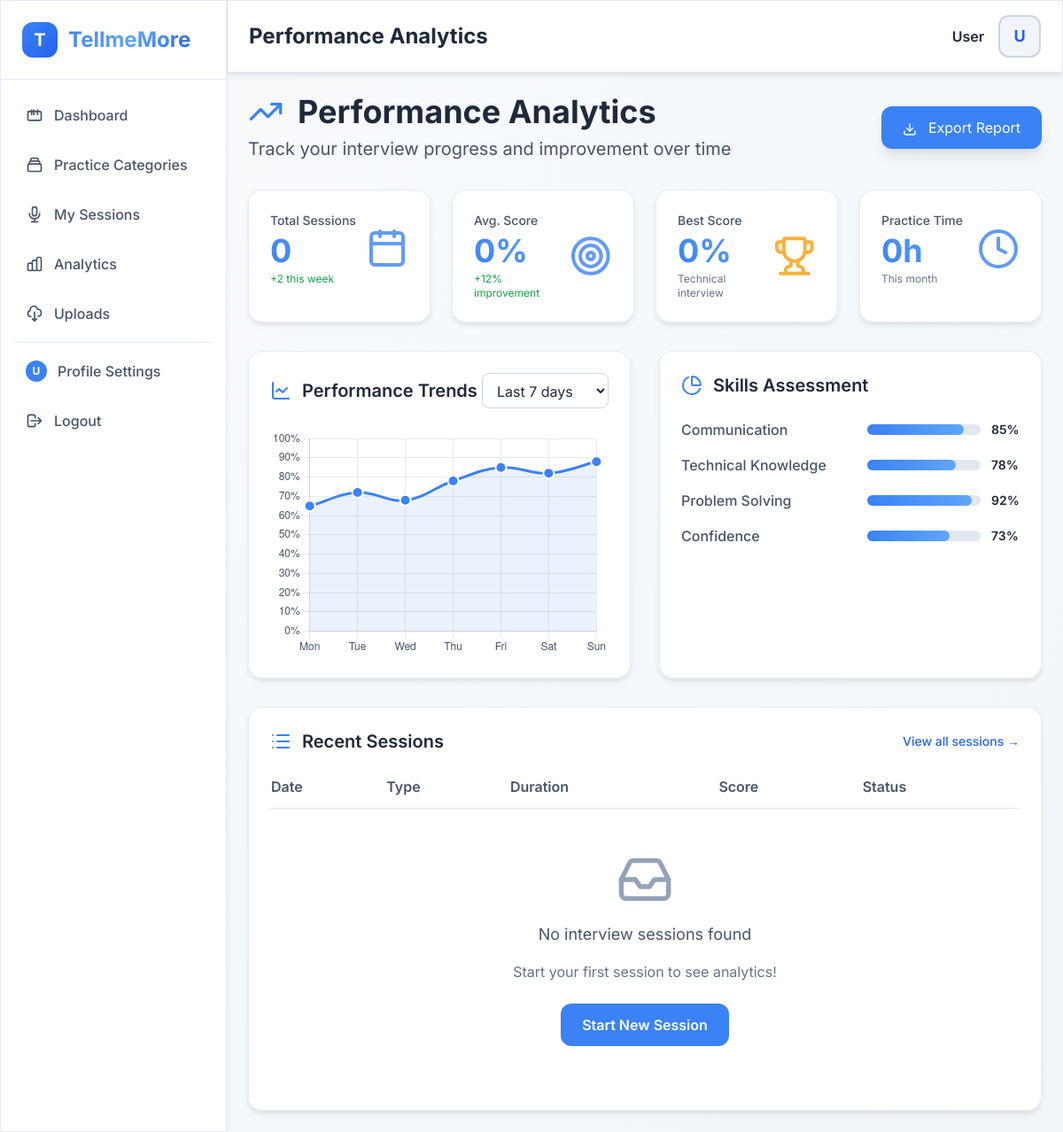
The app's page /dashboard/analytics/ (signed in), older data.
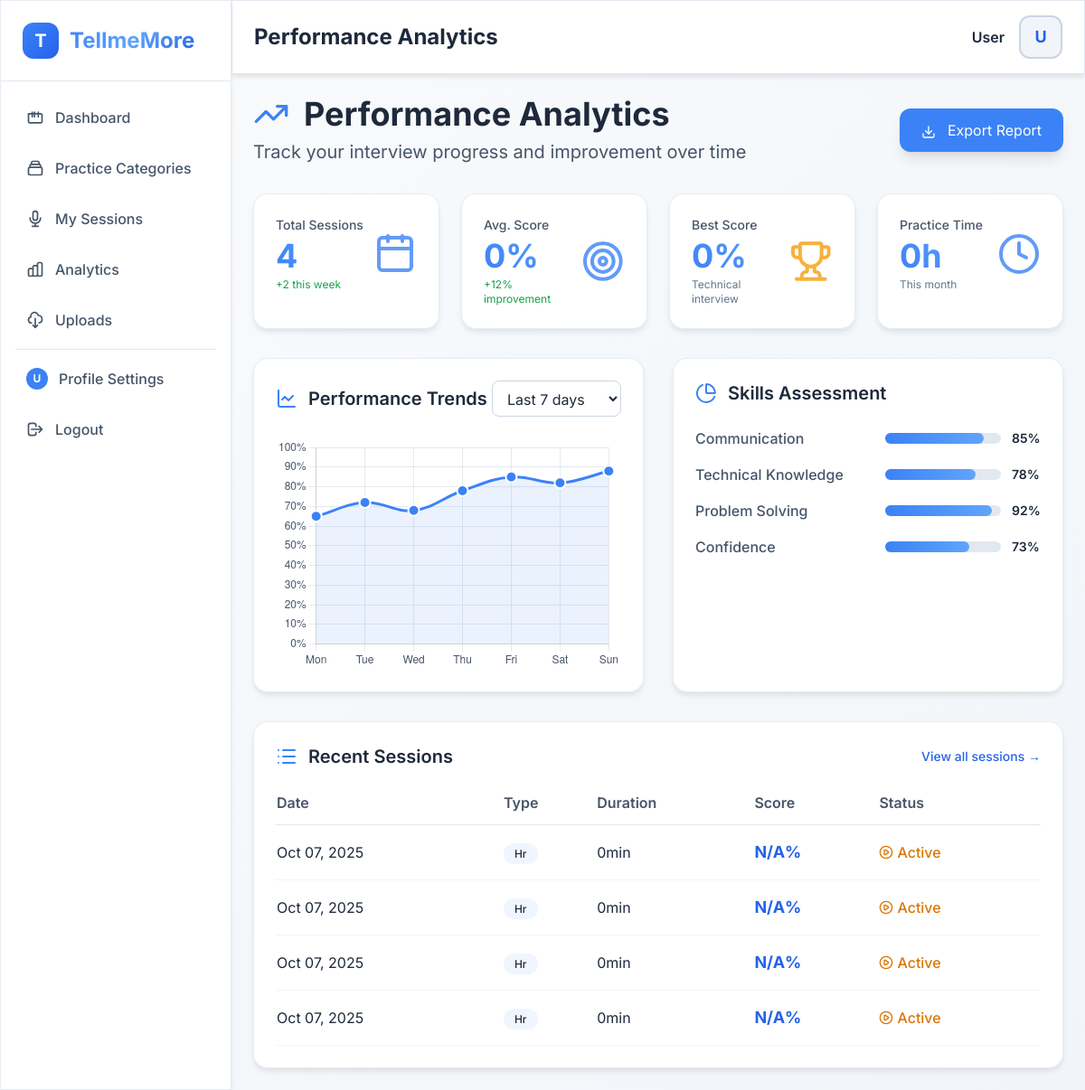
The same page, newer data.
### dashboard/models.py (models this page shows, shortened)
class InterviewSession(models.Model):
    user = models.ForeignKey(User, on_delete=models.CASCADE)
    interview_details = models.ForeignKey(InterviewDetails, on_delete=models.CASCADE)
    SESSION_STATUS = [
        ('active', 'Active'),
        ('paused', 'Paused'),
        ('completed', 'Completed'),
        ('abandoned', 'Abandoned'),
    ]
    status = models.CharField(max_length=20, choices=SESSION_STATUS, default='active')
    started_at = models.DateTimeField(auto_now_add=True)
    completed_at = models.DateTimeField(null=True, blank=True)
    total_questions = models.IntegerField(default=0)
    questions_answered = models.IntegerField(default=0)
    overall_confidence_score = models.FloatField(null=True, blank=True)  # 0-100
    communication_score = models.FloatField(null=True, blank=True)       # 0-100
    technical_score = models.FloatField(null=True, blank=True)           # 0-100
    session_feedback = models.TextField(blank=True, null=True)
    @property
    def duration_minutes(self):
        if self.completed_at and self.started_at:
            return (self.completed_at - self.started_at).total_seconds() / 60
        return 0

class InterviewDetails(models.Model):
    user = models.ForeignKey(User, on_delete=models.CASCADE)
    resume_file = models.FileField(upload_to="resumes/", blank=True, null=True)
    full_name = models.CharField(max_length=100)
    email = models.EmailField()
    phone = models.CharField(max_length=15, blank=True, null=True)
    education = models.CharField(max_length=200)  # Example: "B.Tech Computer Science"
    branch = models.CharField(max_length=100, blank=True, null=True)
    skills = models.TextField(help_text="List your key skills, separated by commas")
    experience = models.TextField(blank=True, null=True, help_text="Mention work experience or write Fresher")
    about_you = models.TextField(
        help_text="Briefly describe yourself, your interests and goals",
        blank=True,
        null=True
    )
    role = models.CharField(max_length=100, blank=True, null=True)  # e.g. Software Developer
    domain = models.CharField(max_length=100, blank=True, null=True)  # e.g. IT, Finance
    DIFFICULTY_CHOICES = [
        ('easy', 'Easy'),
        ('medium', 'Medium'),
        ('hard', 'Hard'),
    ]
    difficulty = models.CharField(max_length=10, choices=DIFFICULTY_CHOICES, default='medium')
    MODE_CHOICES = [
        ('hr', 'HR'),
        ('technical', 'Technical'),
        ('gd', 'Group Discussion'),
    ]
    mode = models.CharField(max_length=20, choices=MODE_CHOICES, blank=True, null=True)
    time_per_question = models.IntegerField(default=60, help_text="Time in seconds (default 60s, max 180s)")
    num_questions = models.IntegerField(choices=[(5, '5'), (10, '10'), (20, '20')], default=5)
    custom_keywords = models.TextField(blank=True, null=True, help_text="Optional: Keywords for AI (e.g. DSA, DBMS, Communication)")
    created_at = models.DateTimeField(auto_now_add=True)

### dashboard/views.py (the view)
# urls.py: path('analytics/', views.analytics, name='analytics'),
@login_required
def analytics(request):
    from dashboard.models import InterviewSession, SessionAnalytics
    from django.db.models import Avg, Count, Max
    sessions = InterviewSession.objects.filter(user=request.user).order_by('-started_at')
    recent_sessions = sessions[:5]
    analytics_data = {
        'total_sessions': sessions.count(),
        'recent_sessions': recent_sessions,
    }
    if sessions.exists():
        avg_score = sessions.filter(overall_confidence_score__isnull=False).aggregate(
            avg_confidence=Avg('overall_confidence_score')
        )
        analytics_data['average_score'] = round(avg_score['avg_confidence'] or 0, 1)
        best_session = sessions.filter(overall_confidence_score__isnull=False).aggregate(
            best=Max('overall_confidence_score')
        )
        analytics_data['best_score'] = round(best_session['best'] or 0, 1)
        total_minutes = sum([s.duration_minutes for s in sessions if s.duration_minutes])
        analytics_data['total_practice_hours'] = round(total_minutes / 60, 1)
    else:
        analytics_data.update({
            'average_score': 0,
            'best_score': 0,
            'total_practice_hours': 0,
        })
    return render(request, "dashboard/analytics.html", analytics_data)

### dashboard/templates/dashboard/analytics.html (shortened to what the changed rows need)
{% extends "dashboard/base.html" %}
{% block page_title %}Performance Analytics{% endblock %}
{% block content %}
<div class="mb-8">
    <div class="flex items-center justify-between">
        <div>
            <h2 class="text-4xl font-bold text-primary-800 flex items-center">
                <i data-lucide="trending-up" class="w-10 h-10 mr-4 text-accent-500"></i>
                Performance Analytics
            </h2>
        </div>
    </div>
</div>
<div class="grid grid-cols-1 md:grid-cols-2 lg:grid-cols-4 gap-6 mb-8">
    <div class="analytics-card p-6 rounded-2xl">
        <div class="flex items-center justify-between">
            <div>
                <p class="text-primary-600 text-sm font-medium">Total Sessions</p>
                <p class="stat-number text-4xl font-bold mt-1">{{ total_sessions|default:"0" }}</p>
                <p class="text-green-600 text-xs mt-1">+2 this week</p>
            </div>
        </div>
    </div>
</div>
<div class="analytics-card p-6 rounded-2xl">
    <div class="overflow-x-auto">
        <table class="w-full text-left">
            <thead>
                <tr class="border-b border-primary-200">
                    <th class="pb-3 text-primary-600 font-semibold">Date</th>
                    <th class="pb-3 text-primary-600 font-semibold">Type</th>
                    <th class="pb-3 text-primary-600 font-semibold">Duration</th>
                    <th class="pb-3 text-primary-600 font-semibold">Score</th>
                    <th class="pb-3 text-primary-600 font-semibold">Status</th>
                </tr>
            </thead>
            <tbody class="text-primary-800">
                {% for session in recent_sessions %}
                <tr class="border-b border-primary-100 hover:bg-primary-50 transition-colors">
                    <td class="py-4">{{ session.started_at|date:"M d, Y" }}</td>
                    <td class="py-4">
                        <span class="px-3 py-1 bg-accent-100 text-accent-700 rounded-full text-xs font-medium">
                            {{ session.interview_details.mode|title }}
                        </span>
                    </td>
                    <td class="py-4">{{ session.duration_minutes|floatformat:0 }}min</td>
                    <td class="py-4">
                        <span class="font-bold text-lg text-accent-600">{{ session.overall_confidence_score|default:"N/A" }}%</span>
                    </td>
                    <td class="py-4">
                        {% if session.status == 'completed' %}
                            <span class="text-green-600 flex items-center font-medium">
                                <i data-lucide="check-circle" class="w-4 h-4 mr-1"></i>
                                Completed
                            </span>
                        {% elif session.status == 'active' %}
                            <span class="text-amber-600 flex items-center font-medium">
                                <i data-lucide="play-circle" class="w-4 h-4 mr-1"></i>
                                Active
                            </span>
                        {% else %}
                            <span class="text-primary-500 font-medium">{{ session.status|title }}</span>
                        {% endif %}
                    </td>
                </tr>
                {% empty %}
                <tr>
                    <td colspan="5" class="py-12 text-center">
                        <i data-lucide="inbox" class="w-16 h-16 mx-auto mb-4 text-primary-400"></i>
                        <p class="text-primary-600 text-lg mb-4">No interview sessions found</p>
                        <p class="text-primary-500 mb-6">Start your first session to see analytics!</p>
                        <a href="{% url 'dashboard:category' %}" class="inline-block px-6 py-3 bg-accent-500 hover:bg-accent-600 text-white rounded-xl transition-colors font-semibold">
                            Start New Session
                        </a>
                    </td>
                </tr>
                {% endfor %}
            </tbody>
        </table>
    </div>
</div>
{% endblock %}
{% block extra_scripts %}
<script>
    // Initialize Lucide Icons
    lucide.createIcons();
    // Performance Chart
    const ctx = document.getElementById('performanceChart');
    if (ctx) {
        new Chart(ctx, {
            type: 'line',
            data: {
                labels: ['Mon', 'Tue', 'Wed', 'Thu', 'Fri', 'Sat', 'Sun'],
                datasets: [{
                    label: 'Interview Score',
                    data: [65, 72, 68, 78, 85, 82, 88],
                    borderColor: '#3B82F6',
                    backgroundColor: 'rgba(59, 130, 246, 0.1)',
                    borderWidth: 3,
                    fill: true,
                    tension: 0.4,
                    pointBackgroundColor: '#3B82F6',
                    pointBorderColor: '#FFFFFF',
                    pointBorderWidth: 2,
                    pointRadius: 6
                }]
            },
            options: {
                responsive: true,
                maintainAspectRatio: false,
                plugins: {
                    legend: {
                        display: false
                    }
                },
                scales: {
                    y: {
                        beginAtZero: true,
                        max: 100,
                        ticks: {
                            color: '#475569',
                            callback: function(value) {
                                return value + '%';
                            }
                        },
                        grid: {
                            color: 'rgba(203, 213, 225, 0.5)'
                        }
                    },
                    x: {
                        ticks: {
                            color: '#475569'
                        },
                        grid: {
                            color: 'rgba(203, 213, 225, 0.5)'
                        }
                    }
                }
            }
        });
    }
</script>
{% endblock %}

Row changes from the older to the newer data that the page shows:
added InterviewSession: started_at "Oct 07, 2025", interview_details.mode "Hr", duration_minutes "0", overall_confidence_score "N/A", status "active" (drawn)
added InterviewSession: started_at "Oct 07, 2025", interview_details.mode "Hr", duration_minutes "0", overall_confidence_score "N/A", status "active" (drawn)
added InterviewSession: started_at "Oct 07, 2025", interview_details.mode "Hr", duration_minutes "0", overall_confidence_score "N/A", status "active" (drawn)
added InterviewSession: started_at "Oct 07, 2025", interview_details.mode "Hr", duration_minutes "0", overall_confidence_score "N/A", status "active" (drawn)
Text that changed along with them:
{{ total_sessions|default:"0" }}: "0" → "4"
text no longer shown: "No interview sessions found Start your first session to see analytics! Start New Session"
